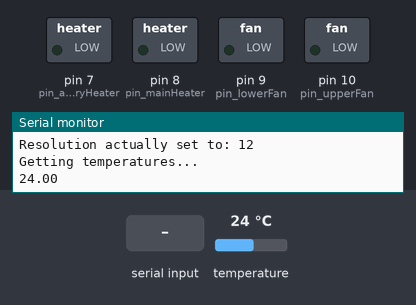
The sketch below on a simulated Arduino Uno, built with avr-gcc and run on an emulated ATmega328P. On the bench: switched loads named in the sketch (green lamp = pin HIGH), the last lines printed to the serial monitor. The test bench sets the inputs (shaded band); at power-on: temperature 24 °C.

Above: at 4.0 s.
4.1 s: "0" received over Serial
At 5.5 s:
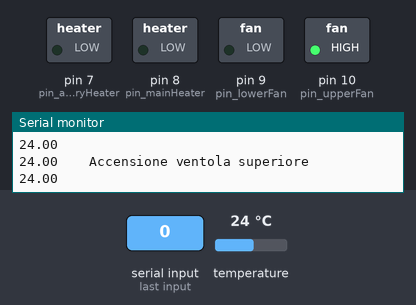
5.9 s: "2" received over Serial
At 6.6 s:
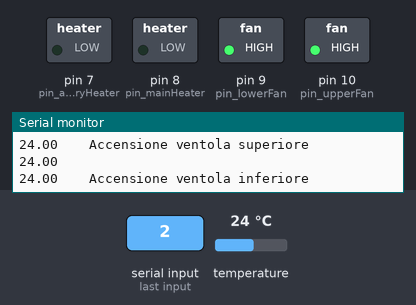
7.4 s: "1" received over Serial
At 8.6 s:
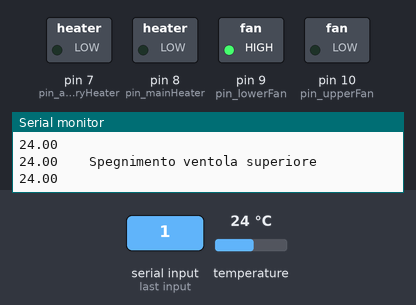
8.9 s: "4" received over Serial
At 9.8 s:
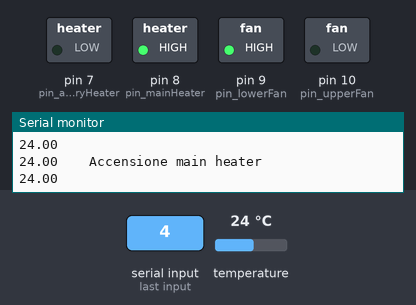
10.4 s: "3" received over Serial
At 10.8 s:
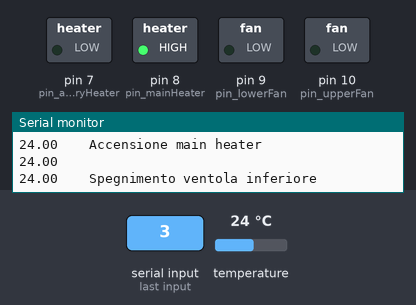
12.0 s: "6" received over Serial
At 13.1 s:
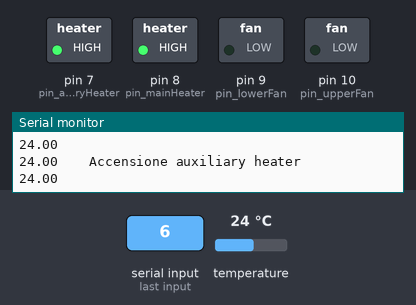
Timing chart, 0 to 14.5 s (numbered marks = the images above; inputs shaded):
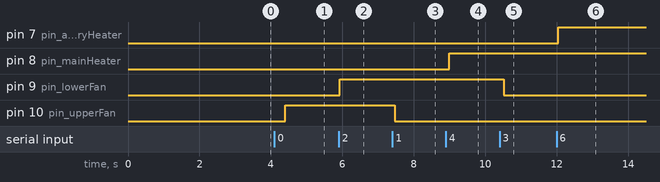

Measured:
- after the input at 4.1 s, pin 10 (pin_upperFan): LOW → HIGH after 0.30 s
- after the input at 5.9 s, pin 9 (pin_lowerFan): LOW → HIGH at once
- after the input at 7.4 s, pin 10 (pin_upperFan): HIGH → LOW after 0.06 s
- after the input at 8.9 s, pin 8 (pin_mainHeater): LOW → HIGH after 0.09 s
- after the input at 10.4 s, pin 9 (pin_lowerFan): HIGH → LOW after 0.12 s
- after the input at 12.0 s, pin 7 (pin_auxiliaryHeater): LOW → HIGH after 0.05 s

The sketch:

DS18B20_Heater_Fan_Testing.ino
```cpp
// https://forum.arduino.cc/t/what-doing-the-requesttemperatures-in-the-dallastemperature-library/185950
#include <OneWire.h>
#include <DallasTemperature.h>

// Setup a oneWire instance to communicate with any OneWire devices
#define ONE_WIRE_BUS 2
OneWire oneWire(ONE_WIRE_BUS);

// Pass our oneWire reference to Dallas Temperature.
DallasTemperature sensors(&oneWire);

#define TEMPERATURE_PRECISION 12 // DS18B20 digital termometer provides 9-bit to 12-bit Celsius temperature measurements
#define MAX_SENSORS 10
DeviceAddress Thermometer[MAX_SENSORS];
byte numberOfDevices;
byte Limit;

#if !defined(DEVICE_DISCONNECTED)
#define DEVICE_DISCONNECTED -127
#endif

const byte pin_upperFan = 10;
const byte pin_lowerFan = 9;
const byte pin_mainHeater = 8;
const byte pin_auxiliaryHeater = 7;

void setup(void){
  pinMode(pin_upperFan, OUTPUT);
  pinMode(pin_lowerFan, OUTPUT);
  pinMode(pin_mainHeater, OUTPUT);
  pinMode(pin_auxiliaryHeater, OUTPUT);

  Serial.begin(9600);
  // delay for terminal
  delay(2000);
  sensors.begin();

  Serial.print(F("Locating devices..."));
  numberOfDevices = sensors.getDeviceCount();
  Serial.print(F("Found "));
  Serial.print(numberOfDevices, DEC);
  Serial.println(F(" devices."));

  Serial.print(F("Parasite power is: "));
  if (sensors.isParasitePowerMode()){
    // parasitePower is deriving power directly from the data line
    Serial.println(F("ON"));
  }
  else{
    Serial.println(F("OFF"));
  };
  if (numberOfDevices > MAX_SENSORS){
    Limit = MAX_SENSORS;
  }
  else{
    Limit = numberOfDevices;
  };
  for(byte index=0; index<Limit; index++){
    if(sensors.getAddress(Thermometer[index], index)){
      Serial.print(F("Found device "));
      Serial.print(index, DEC);
      Serial.print(F(" with address: "));
      printAddress(Thermometer[index]);
      Serial.println();

      Serial.print(F("Setting resolution to "));
      Serial.println(TEMPERATURE_PRECISION,DEC);
      sensors.setResolution(Thermometer[index], TEMPERATURE_PRECISION);
      delay(750/ (1 << (12-TEMPERATURE_PRECISION)));
      Serial.print(F("Resolution actually set to: "));
      Serial.print(sensors.getResolution(Thermometer[index]), DEC);
      Serial.println();
    }
    else{
      Serial.print(F("Found ghost device at "));
      Serial.print(index, DEC);
      Serial.print(F(" but could not detect address. Check power and cabling"));
    };
  };

  Serial.println(F("Getting temperatures..."));
}

float printTemperature(DeviceAddress deviceAddress)
{
  float tempC = sensors.getTempC(deviceAddress);
  if (tempC == DEVICE_DISCONNECTED) {
    Serial.print(F("Error getting temperature"));
  }
  else {
    Serial.print(tempC);
    /*
    Serial.print(F(" F: "));
     Serial.print(DallasTemperature::toFahrenheit(tempC));
     */
  };
  return tempC;
};

void loop(void)
{
  float tempC;
  sensors.requestTemperatures(); //can be omitted?

  /*
  for(byte index=0; index<Limit; index++){
    Serial.print(F("Temperature "));
    printMAC(Thermometer[index]);
    Serial.print(F(" : "));
    tempC = printTemperature(Thermometer[index]);
    Serial.println(F(" \xB0\x43"));
  }
  */

  for(byte index=0; index<Limit; index++){
    tempC = printTemperature(Thermometer[index]);
    Serial.print("  ");
  }

  Serial.print(" ");

  int incomingByte;
  int value;
  // Reading commands:
  if(Serial.available() > 0){
    incomingByte = Serial.read();
  }

  if(incomingByte == '0'){ // accensione ventola superiore
    digitalWrite(pin_upperFan, HIGH);
    Serial.print(" Accensione ventola superiore");
  }

  if(incomingByte == '1'){ // spegnimento ventola superiore
    digitalWrite(pin_upperFan, LOW);
    Serial.print(" Spegnimento ventola superiore");
  }

  if(incomingByte == '2'){ // accensione ventola inferiore
    digitalWrite(pin_lowerFan, HIGH);
    Serial.print(" Accensione ventola inferiore");
  }

  if(incomingByte == '3'){ // spegnimento ventola inferiore
    digitalWrite(pin_lowerFan, LOW);
    Serial.print(" Spegnimento ventola inferiore");
  }

  if(incomingByte == '4'){ // accensione main heater
    digitalWrite(pin_mainHeater, HIGH);
    Serial.print(" Accensione main heater");
  }

  if(incomingByte == '5'){ // spegnimento main heater
    digitalWrite(pin_mainHeater, LOW);
    Serial.print(" Spegnimento main heater");
  }

  if(incomingByte == '6'){ // accensione auxiliary heater
    digitalWrite(pin_auxiliaryHeater, HIGH);
    Serial.print(" Accensione auxiliary heater");
  }

  if(incomingByte == '7'){ // spegnimento auxiliary heater
    digitalWrite(pin_auxiliaryHeater, LOW);
    Serial.print(" Spegnimento auxiliary heater");
  }

  Serial.println();

};

void printAddress(DeviceAddress deviceAddress){
  Serial.print(F("{ "));
  for (uint8_t i = 0; i < 8; i++){
    // zero pad the address if necessary
    Serial.print(F("0x"));
    if (deviceAddress[i] < 16) {Serial.print("0");};
    Serial.print(deviceAddress[i], HEX);
    if (i<7) {Serial.print(F(", "));};
  };
  Serial.print(F(" }"));
};

void printMAC(DeviceAddress deviceAddress){
  for (uint8_t i = 0; i < 8; i++){
    if (deviceAddress[i] < 16) {Serial.print("0");};
    Serial.print(deviceAddress[i], HEX);
    if (i<7) {Serial.print("-");};
  };
};
```
